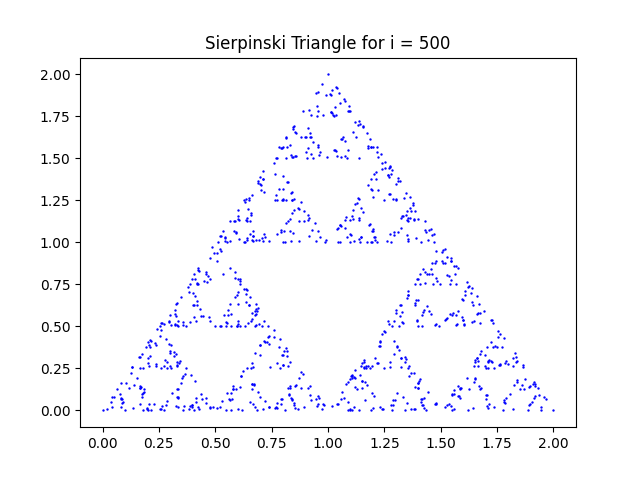

This figure's Python source:
import numpy as np 
import matplotlib.pyplot as plt

def new_point(old_point,destination):
    x = old_point[0]
    y = old_point[1]

    if destination == 1 :
        X = A[0]
        Y = A[1]
        x_dis = abs(X+x)
        y_dis = abs(Y+y)
       
        x_new = x_dis/2
        y_new = y_dis/2
        new_point = (x_new,y_new)

        return new_point
    
    elif destination == 2 :
        X = B[0]
        Y = B[1]
        x_dis = abs(X+x)
        y_dis = abs(Y+y)

        x_new = x_dis/2
        y_new = y_dis/2
        new_point = (x_new,y_new)

        return new_point

    elif destination == 3 :
        X = C[0]
        Y = C[1]
        x_dis = abs(X+x)
        y_dis = abs(Y+y)

        x_new = x_dis/2
        y_new = y_dis/2
        new_point = (x_new,y_new)

        return new_point
    


A = (2,0)
B = (1,2)
C = (0,0)

# Random starting point
point = (0.5,0.5)
itter = 1000

#Ploting the initial cond.
plt.scatter([A[0], B[0], C[0] ,point[0]],[A[1], B[1], C[1] ,point[1]], c = 'b', s = 0.5)


for i in range(itter):
    rand_dir = np.random.randint(1,4)
    point = new_point(point,rand_dir)

    plt.scatter(point[0],point[1],c = 'b',s = 0.5)

plt.title('Sierpinski Triangle for i = 500')

plt.savefig('sierpinski triangle_1.png')




